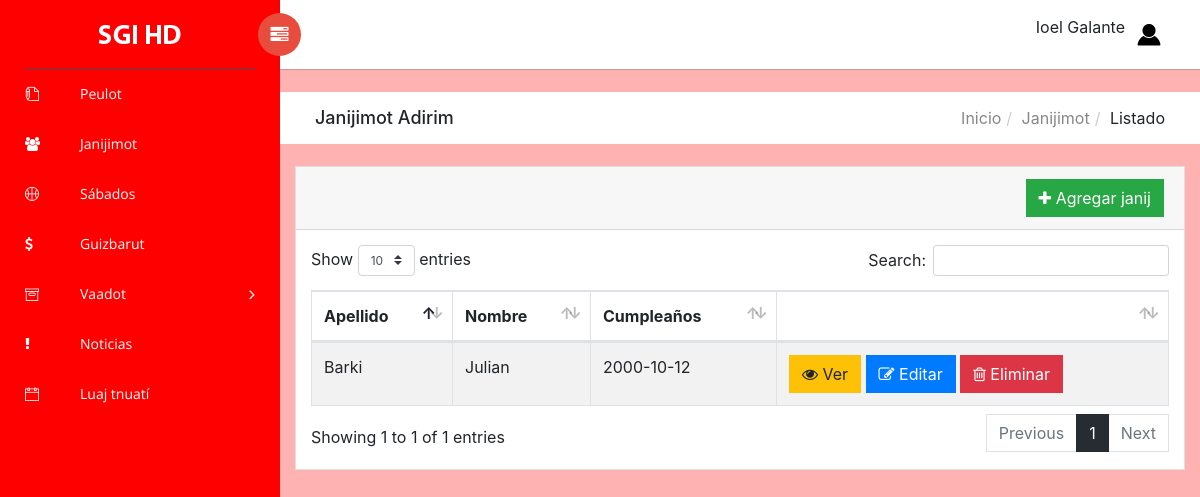
Page /SGI_HD/Janij-Listar.php (signed in) on the committed database.
### tables this page shows
CREATE TABLE `kvutzot` (
  `idKvutza` int(11) NOT NULL,
  `nombre` varchar(50) NOT NULL,
  `tzevet` int(11) NOT NULL
);

CREATE TABLE `janijim` (
  `idJanij` int(11) NOT NULL,
  `nombre` varchar(50) NOT NULL,
  `apellido` varchar(50) NOT NULL,
  `kvutza` int(11) NOT NULL,
  `fechaNac` date NOT NULL,
  `escuela` varchar(100) NOT NULL,
  `telefono` varchar(50) DEFAULT NULL,
  `mail` varchar(50) DEFAULT NULL,
  `observaciones` varchar(1500) DEFAULT NULL
);

### SGI_HD/dao.php (called while the page is built, shortened)
<?php
function connect() {
   $host='localhost';
   $user='root';
   $pass='';
   $db='sgihd';
   return new PDO("mysql:host={$host};dbname={$db}", $user, $pass);
}
function obtenerKvutza($kvutza){
   $pdo = connect();
   $stmt = $pdo -> prepare("CALL obtenerKvutza($kvutza)");
   $stmt -> setFetchMode(PDO::FETCH_ASSOC);
   $stmt -> execute();
   return $stmt -> fetchAll(PDO::FETCH_ASSOC);
}
function obtenerJanijimPorKvutza($kvutza){
   $pdo = connect();
   $stmt = $pdo -> prepare("CALL obtenerJanijimPorKvutza($kvutza)");
   $stmt -> execute();
   return $stmt -> fetchAll(PDO::FETCH_ASSOC);
}
?>

### SGI_HD/Janij-Listar.php (the view, shortened to what this page needs)
<?php
    include 'header.php';
    include 'dao.php';
    $janijim = obtenerJanijimPorKvutza($_SESSION['kvutza']);
    $kvutza = obtenerKvutza($_SESSION['kvutza']);
?>
<div class="breadcrumbs">
            <div class="col-sm-4">
                <div class="page-header float-left">
                    <div class="page-title">
                        <h1>Janijimot <?php echo $kvutza[0]['nombre'] ?></h1>
                    </div>
                </div>
            </div>
            <div class="col-sm-8">
                <div class="page-header float-right">
                    <div class="page-title">
                        <ol class="breadcrumb text-right">
                            <li><a href="#">Inicio</a></li>
                            <li><a href="#">Janijimot</a></li>
                            <li class="active">Listado</li>
                        </ol>
                    </div>
                </div>
            </div>
        </div>
        <div class="content mt-3">
            <div class="animated fadeIn">
                <div class="row">
                    <div class="col-md-12">
                        <div class="card">
                            <div class="card-header">
                                <div class="row">
                                    <div class="col-md-6">
                                    </div>
                                    <div class="col-md-6 text-right">
                                        <a href="Janij-AgregarEditar.php" class="btn btn-success"><i class="fa fa-plus"></i> Agregar janij</a>
                                    </div>
                                </div>
                            </div>
                            <div class="card-body">
                                <table id="bootstrap-data-table-export" class="table table-striped table-bordered">
                                    <thead>
                                        <tr>
                                            <th>Apellido</th>
                                            <th>Nombre</th>
                                            <th>Cumpleaños</th>
                                            <th> </th>
                                        </tr>
                                    </thead>
                                    <?php
                                        for ($i = 0; $i < count($janijim); $i++) {
                                            ?>
                                            <tr>
                                                <td><?php echo $janijim[$i]['apellido'] ?></td>
                                                <td><?php echo $janijim[$i]['nombre'] ?></td>
                                                <td><?php echo $janijim[$i]['fechaNac'] ?></td>
                                                <td>
                                                    <a href="Janij-Ver.php?id=<?php echo $janijim[$i]['idJanij']?>" class="btn btn-warning"><i class="fa fa-eye"></i> Ver</a>
                                                    <a href="Janij-AgregarEditar.php?id=<?php echo $janijim[$i]['idJanij']?>" class="btn btn-primary"><i class="fa fa-edit"></i> Editar</a>
                                                    <a href="Janij-Delete.php?id=<?php echo $janijim[$i]['idJanij']?>" class="btn btn-danger"><i class="fa fa-trash-o"></i> Eliminar</a>
                                                </td>
                                            </tr>
                                            <?php
                                        }
                                        ?>
                                </table>
                            </div>
                        </div>
                    </div>
                </div>
<?php
    include 'bottom.php';
?>

### rows in the picture
kvutzot: nombre "Adirim"
janijim: apellido "Barki", nombre "Julian", fechaNac "2000-10-12"

### other values in the picture
$_SESSION['nombre'] "Ioel"
$_SESSION['apellido'] "Galante"
